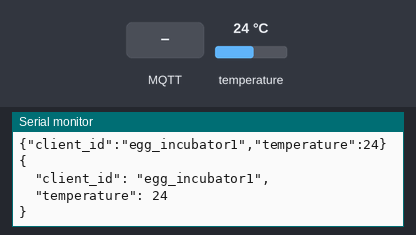
Bench run of a sketch on a simulated ESP32. Shown: the last lines printed to the serial monitor. The test bench sets the inputs (shaded band); at power-on: temperature 24 °C. WiFi joins after 1.5 s; servers stay silent unless stated; no MQTT or app messages arrive unless stated.

Above: at 2.7 s.
2.8 s: MQTT message "1" arrives on the first subscribed topic
At 4.0 s:
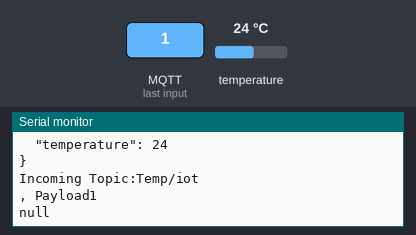
4.3 s: MQTT message "on" arrives on the first subscribed topic
At 5.1 s:
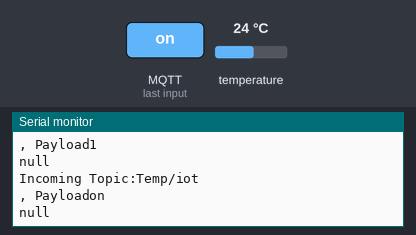
5.8 s: MQTT message "off" arrives on the first subscribed topic
At 6.3 s:
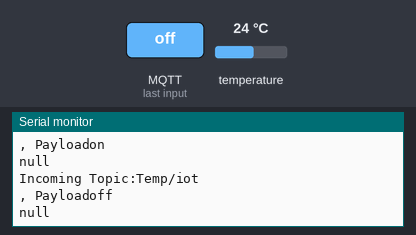

The sketch:

TempMonitor.ino
```cpp
#include <ArduinoJson.h>  //ArduinoJson by Benoit Blanchon Version 6.13.0
#include <MQTT.h>
#include <WiFi.h>
#include <DHTesp.h>

const char* ssid = "YourWiFi_Name";
const char* password = "YourWiFi_Password";
WiFiClient client;

const char* broker ="broker.hivemq.com";
const char* unique_id = "aeea3754-b8de-4806-8ef6-59f26d24c4bc";
String topic_subscribe = "Temp/iot";
String topic_publish = "Temp/iot";
MQTTClient mqtt(1024);

const byte dhtPin = 25;
DHTesp dht;

unsigned long sysTick=0;
const unsigned int TIME_INTERVAL = 15000; //15 Sec

void setup() {
  Serial.begin(115200);
  dht.setup(dhtPin,DHTesp::DHT22);
  mqtt.begin(broker,1883,client);
  mqtt.onMessage(messageReveived);
  setup_wifi();
  setup_mqtt();
}
void setup_wifi() {

  delay(10);
  // We start by connecting to a WiFi network
  Serial.println();
  Serial.print("Connecting to ");
  Serial.println(ssid);

  WiFi.begin(ssid, password);

  while (WiFi.status() != WL_CONNECTED) {
    delay(500);
    Serial.print(".");
  }

  Serial.println("");
  Serial.println("WiFi connected");
  Serial.println("IP address: ");
  Serial.println(WiFi.localIP());
}
//------------------------------------------------

//User Function - setup_mqtt()
//------------------------------------------------
void setup_mqtt(){
  while(!mqtt.connect(unique_id)){
    Serial.print(".");
    delay(500);
  }
  Serial.println("MQTT connected.");
  mqtt.subscribe(topic_subscribe);
}

void messageReveived(String &topic_subscribe, String &payload){
Serial.print("Incoming Topic:");
Serial.println(topic_subscribe);
Serial.print(", Payload");
Serial.println(payload);
//Decode DATA from JSON format
//e.g.: {"value":"on"}
DynamicJsonDocument doc(1024);
deserializeJson (doc,payload);
String value = doc["temperature"];
Serial.println(value);

//Application according to JSON Data
if(value <= "35"){
}
else if(value >= "36"){

}
}
//------------------------------------------------------------------

void loop() {
    //MQTT Running
  mqtt.loop();
  if(!mqtt.connected()){
    setup_mqtt();
  }

  //Publish Payload to MQTT every 15 Sec
if(millis()>sysTick){
   float temperature = dht.getTemperature();
    sysTick = millis()+TIME_INTERVAL;
        Serial.print("client_id: ");
        Serial.print("egg_incubator1");
        Serial.print("temperature:");
        Serial.println(temperature);

    StaticJsonDocument<200>data;
    data["client_id"]="egg_incubator1";
    data["temperature"]=temperature;

    //====Debuging Message=====
    serializeJson(data,Serial);
    Serial.println();
    serializeJsonPretty(data,Serial);
    Serial.println();
    //=========================

    String payload;
    serializeJson(data,payload);

    mqtt.publish(topic_publish,payload);
  }
}
```

Measured:
- after the input at 2.8 s, the serial monitor: prints a new line at once (image 1)
- after the input at 4.3 s, the serial monitor: prints a new line at once (image 2)
- after the input at 5.8 s, the serial monitor: prints a new line at once (image 3)
